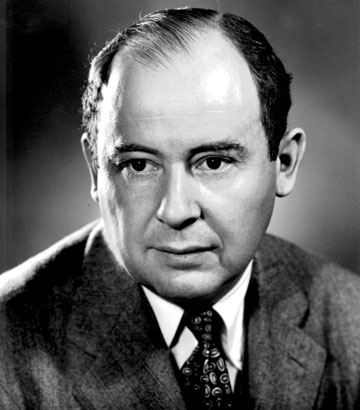
%> input picture JVN.JPG, 360 x 410 px
$ octave la_hw6i.m   (GNU Octave 9; MATLAB toolbox functions it lacks are replaced by stand-ins)
%> lines starting %> are read from the running program, lines starting %| are printed output that depends on the picture
clearvars;
k=20;
[A,map]=imread('JVN.jpg');
%> A is the input picture: size 410x360x3 uint8; min 0, max 255, mean 95.4
%> map = []
rgb2gray(A);

Ak=double (A(:,:,1));

[U,S,V]=svd(Ak);
S(k+1:end,:)=0;
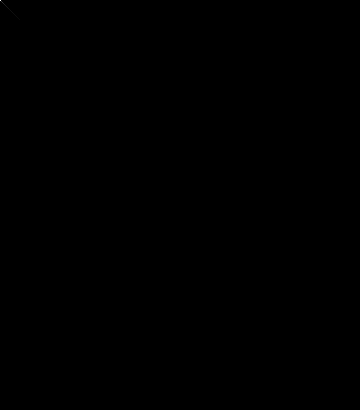
%> S: size 410x360 double; min 0, max 41820.5, mean 0.8; drawn with min black and max white
S(:,k+1:end)=0;
Ak=U*S*transpose(V);
figure;
imshow (uint8(Ak));
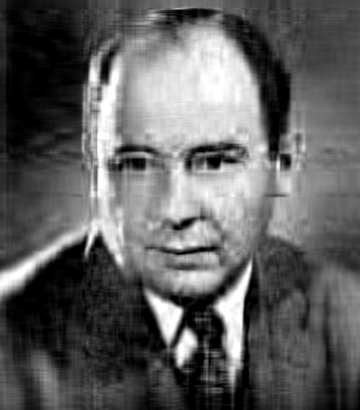
%> displayed picture: size 410x360, on the screen's scale of 0 to 255; min 0, max 255, mean 95.6
m=size(A);
%> m = [410 360 3]

compression = 100*(1-((m(1)*k+k^2+m(2)*k))/(m(1)*m(2)));
%> compression = 89.3

title ([num2str(m(1)) 'x' num2str(m(2))...
    ' pixels with k=' num2str(k) ' resulting in ' num2str(compression,2) '% compression'])
